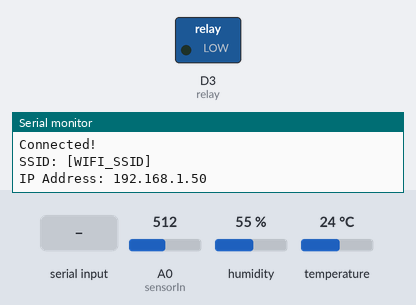
Recording of a sketch running on a simulated Arduino Uno R4 WiFi. Parts: switched loads named in the sketch (green lamp = pin HIGH), the last lines printed to the serial monitor. The inputs (shaded band) are chosen by the test bench; at power-on: A0 (sensorIn) = 512, humidity 55 %, temperature 24 °C. WiFi joins after 1.5 s; servers stay silent unless stated; uploads are accepted with an empty reply.

Above: at 7.7 s.
7.8 s: "off\n" received over Serial
At 9.2 s:
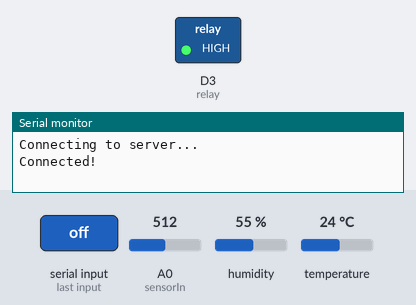
9.8 s: "on\n" received over Serial
At 10.8 s:
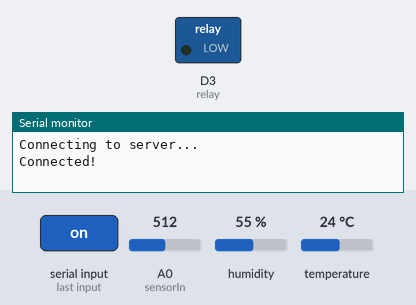
Timing chart, 0 to 12.8 s (numbered marks = the images above; inputs shaded):
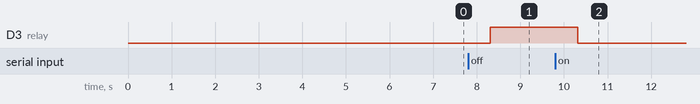

The sketch:

V02_Total.ino
```cpp
#include <Arduino_JSON.h>
#include <WiFiS3.h>
#include <WiFiSSLClient.h>
#include <DHT11.h>

DHT11 dht(A1);

byte mac[6];

char ssid[] = "[WIFI_SSID]";
char pass[] = "[WIFI_PASSWORD]";

char server[] = "onem2m.iotcoss.ac.kr";
int port = 443;

// oneM2M 리소스 설정
String cse = "Mobius";
String ae = "ae_nexcode";
String cnt_name = "monitor";

// 인증 헤더
String apiKey = "[MOBIUS_API_KEY]";
String lectureId = "[LECTURE_ID]";
String creatorId = "[CREATOR_ID]";
String origin = "SOrigin_nexcode";

WiFiSSLClient client;

const int sensorIn = A0;
const int relay = 3;
int mVperAmp = 450;
double Voltage = 0;
double VRMS = 0;
double AmpsRMS = 0;

String relayStatus = "on";

unsigned long lastSendTime = 0;
const long interval = 2000;

void setup(){
    Serial.begin(115200);
    pinMode(relay, OUTPUT);

    digitalWrite(relay, LOW);
    relayStatus = "on";

    if(WiFi.status() == WL_NO_MODULE) {
        Serial.println("WiFi Module Fail");
        while(true);
    }

    WiFi.macAddress(mac);
    Serial.print("Connecting to WiFi");
    while (WiFi.status() != WL_CONNECTED) {
        WiFi.begin(ssid, pass);
        Serial.print(".");
        delay(5000);
    }
    Serial.println("\nConnected!");
    printWifiStatus();
}

void loop(){
    // 1. 시리얼 제어 (비차단성 유지)
    if(Serial.available()) {
        String data = Serial.readStringUntil('\n');
        data.trim();

        if(data == "off") {
            digitalWrite(relay, HIGH);
            relayStatus = "off";
        }
        else if(data == "on") {
            digitalWrite(relay, LOW);
            relayStatus = "on";
        }
    }

    // 2. 센서 읽기 및 데이터 전송
    // 중요: getVPP()가 딜레이를 유발하므로, 전송 타이밍에만 실행합니다.
    if (millis() - lastSendTime >= interval) {
        lastSendTime = millis();

        // --- 센서 데이터 읽기 시작 ---
        float t = dht.readTemperature();
        float h = dht.readHumidity();

        // 전류 측정 (여기서 0.5초 소요됨)
        Voltage = getVPP();
        VRMS = (Voltage/2.0) * 0.707;
        AmpsRMS = ((VRMS * 1000)/mVperAmp) - 0.03;
        if (AmpsRMS < 0) AmpsRMS = 0; // 0 이하 보정

        // 시리얼 모니터 출력
        Serial.print(AmpsRMS, 3);
        Serial.print(" A / ");
        Serial.print(AmpsRMS*220);
        Serial.print(" W / T ");
        Serial.print(t);
        Serial.print(" / H: ");
        Serial.print(h);
        Serial.print(" / Status: ");
        Serial.println(relayStatus);

        // --- 데이터 전송 ---
        String dataPayload = "{\\\"temp\\\":" + String(t, 2) +
                             ", \\\"humi\\\":" + String(h, 2) +
                             ", \\\"energy\\\":" + String(AmpsRMS, 3) +
                             ", \\\"status\\\":\\\"" + relayStatus + "\\\"}";

        sendData(dataPayload, cnt_name);
    }
}

float getVPP()
{
    float result;
    int readValue;
    int maxValue = 0;
    int minValue = 1024;
    uint32_t start_time = millis();

    // 500ms 동안 샘플링 (블로킹 구간)
    while((millis()-start_time) < 500)
    {
        readValue = analogRead(sensorIn);
        if (readValue > maxValue) maxValue = readValue;
        if (readValue < minValue) minValue = readValue;
    }
    result = ((maxValue - minValue) * 5.0)/1024.0;
    return result;
}

void sendData(String value, String cnt) {

    // 연결 상태 확인 및 재연결 로직 강화
    if (!client.connected()) {
        Serial.println("Connecting to server...");
        // 중요: 연결 시도 전 기존 소켓 정리
        client.stop();

        if (client.connect(server, port)) {
            Serial.println("Connected!");
        } else {
            Serial.println("Connection Failed!");
            return;
        }
    }

    String myMac = getMacAddress();
    String body = "{\"m2m:cin\": {\"con\": \"" + value + "\", \"lbl\": [\"smart_plug\", \"" + myMac + "\"]}}";

    client.println("POST /" + cse + "/" + ae + "/" + cnt + " HTTP/1.1");
    client.println("Host: " + String(server));

    // 수정: 안정성을 위해 close 사용 (매번 끊고 다시 연결)
    client.println("Connection: close");

    client.println("Content-Type: application/json;ty=4");
    client.println("Accept: application/json");
    client.println("X-M2M-RI: 12345");
    client.println("X-M2M-Origin: " + origin);
    client.println("X-API-KEY: " + apiKey);
    client.println("X-AUTH-CUSTOM-LECTURE: " + lectureId);
    client.println("X-AUTH-CUSTOM-CREATOR: " + creatorId);

    client.print("Content-Length: ");
    client.println(body.length());
    client.println();
    client.println(body);

    // 응답 대기 (타임아웃 2초로 증가)
    unsigned long timeout = millis();
    while (client.available() == 0) {
        if (millis() - timeout > 2000) {
            Serial.println(">>> Client Timeout !");
            client.stop();
            return;
        }
    }

    // 응답 비우기
    while(client.available()){
        char c = client.read();
        // Serial.write(c); // 디버깅 필요시에만 주석 해제
    }

    // 트랜잭션 종료 후 소켓 닫기 (Connection: close 사용 시 필수)
    client.stop();
}

void printWifiStatus() {
    Serial.print("SSID: ");
    Serial.println(WiFi.SSID());
    IPAddress ip = WiFi.localIP();
    Serial.print("IP Address: ");
    Serial.println(ip);
}

String getMacAddress() {
    byte mac[6];
    WiFi.macAddress(mac);
    String s = "";
    for (int i = 0; i < 6; i++) {
        if (mac[i] < 16) s += "0";
        s += String(mac[i], HEX);
        if (i < 5) s += ":";
    }
    s.toUpperCase();
    return s;
}
```

Measured:
- after the input at 7.8 s, D3 (relay): LOW → HIGH after 0.51 s
- after the input at 9.8 s, D3 (relay): HIGH → LOW after 0.52 s
